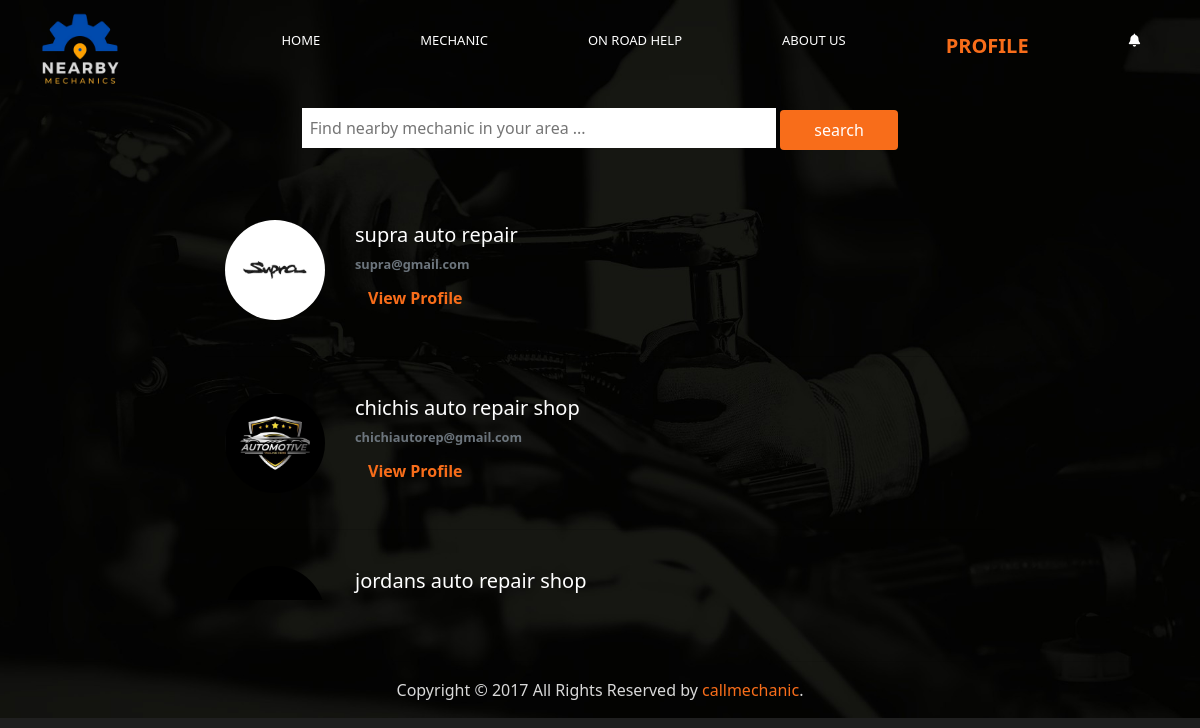
The app's page /mechMech.php, older data.
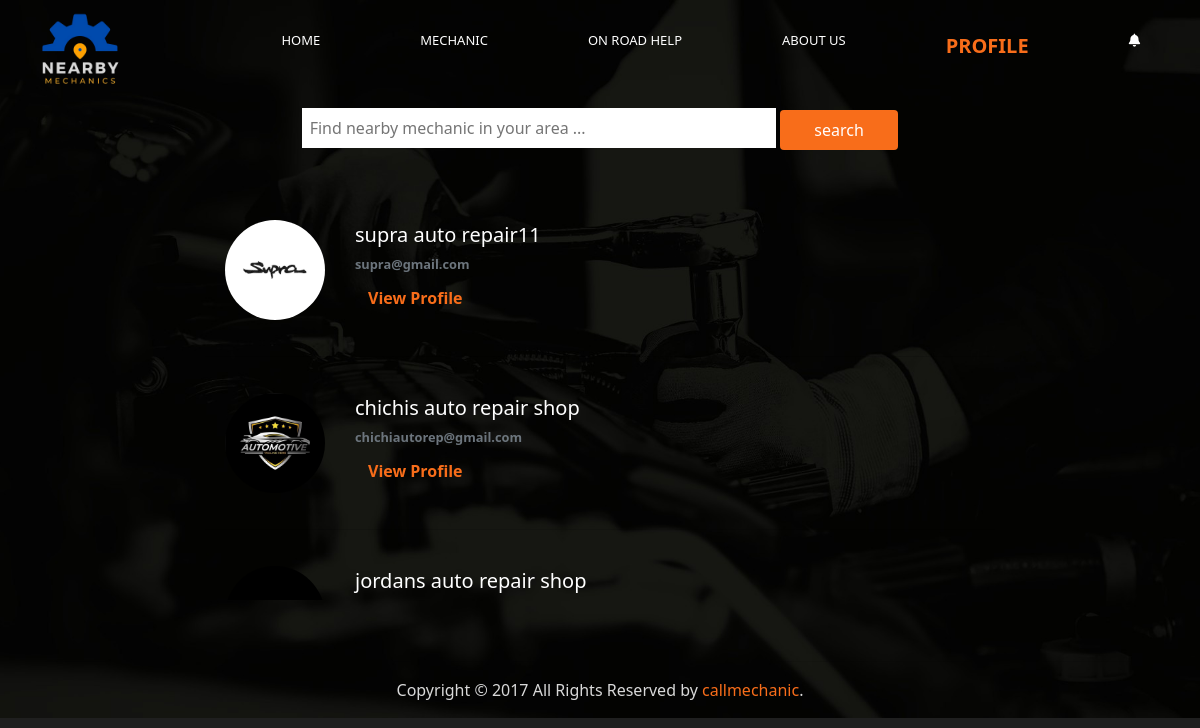
The same page, newer data.
### tables this page shows
CREATE TABLE `mechanics` (
  `mechid` int(11) NOT NULL,
  `mechName` varchar(500) NOT NULL,
  `mechEmail` varchar(200) NOT NULL,
  `mechaddr` varchar(500) NOT NULL,
  `mechno` varchar(11) NOT NULL,
  `mechpwd` varchar(100) NOT NULL,
  `mech_services` varchar(100) NOT NULL,
  `mech_pfp` varchar(100) NOT NULL,
  `mech_cover` varchar(100) NOT NULL,
  `business_permit` varchar(100) NOT NULL,
  `acc_status` varchar(100) NOT NULL
);

### mechMech.php (the view, shortened to what the changed rows need)
<!DOCTYPE html>
<html>
<head lang="en">
    <link rel="stylesheet" href="https://cdn.jsdelivr.net/npm/bootstrap@4.0.0/dist/css/bootstrap.min.css">
</head>
<body>
    <div class="mainbody">
        <div class="row" style="margin-top:2%;">
            <div class="col-md-8">
                <center>
                    <center>
                        <div class="table-container">
                        <table style="width:100%;">
                            <?php
                            require 'utils/config.php';
                            $sql = "SELECT * FROM `mechanics`";
                            $dataset = $connect->query($sql);
                            if ($dataset) {
                                if ($dataset->num_rows > 0) {
                                    while ($row = $dataset->fetch_array()) {
                                        $mechname = $row['1'];
                                        $mechmail = $row['2'];
                                        $mechanicid = $row['0'];
                                        $pic=$row['7'];
                                        echo "
                            <tr>
                                <td>
                                    <div class=\"cardPost\">
                                        <div class=\"card-body\">
                                            <table>
                                                <tr>
                                                    <td rowspan=\"2\" style=\"width:10%;\">
                                                        <div class=\"f\" style=\"margin-right:30px;\">
                                                            ";?><img src="image/<?php echo $pic; ?>" alt="" srcset="" class="avatar"><?php echo "
                                                        </div>
                                                    </td>
                                                    <td style=\"padding: 0px;\">
                                                        <h5>$mechname</h5>
                                                        <div class=\"text-muted small\" style=\"font-weight:600;color:#D9D9D9;\">
                                                            $mechmail
                                                        </div>
                                                    </td>
                                                </tr>
                                                <tr>
                                                    <td style=\"padding:0px;\">
                                                        <div class=\"text-muted small\" style=\"font-weight:600;color:#D9D9D9;\">
                                                            <form action=\"mechprofile.php\" method=\"GET\">
                                                                <input type=\"hidden\" name=\"mechID\" value=\"$mechanicid\">
                                                                <input type=\"submit\" class=\"btn btn-link\" value=\"View Profile\" style=\"color:#F86D1A; font-weight:600; text-decoration:none;\">
                                                            </form>
                                                        </div>
                                                    </td>
                                                </tr>
                                            </table>
                                        </div>
                                    </div>
                                    <hr>
                                </td>
                            </tr>";
                                    }
                                }
                            }
                            ?>
                        </table>
            </div>
        </div>
    </div>
</body>
</html>

Row changes from the older to the newer data that the page shows:
changed mechanics "supra@gmail.com": mechName "supra auto repair" → "supra auto repair11"
